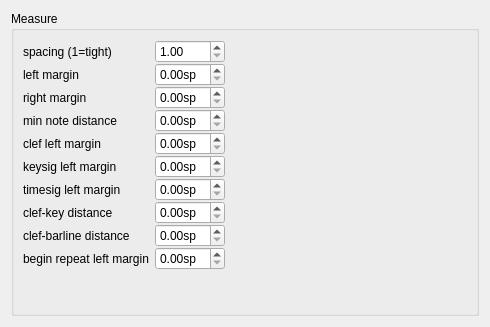
     <widget class="QWidget" name="page3">
      <layout class="QVBoxLayout" name="verticalLayout_4">
       <item>
        <widget class="QGroupBox" name="groupBox_3">
         <property name="title">
          <string>Measure</string>
         </property>
         <property name="flat">
          <bool>true</bool>
         </property>
         <layout class="QGridLayout" name="gridLayout_2">
          <item row="0" column="0">
           <layout class="QFormLayout" name="formLayout_2">
            <property name="fieldGrowthPolicy">
             <enum>QFormLayout::AllNonFixedFieldsGrow</enum>
            </property>
            <property name="verticalSpacing">
             <number>0</number>
            </property>
            <item row="0" column="0">
             <widget class="QLabel" name="label_11">
              <property name="text">
               <string>spacing (1=tight)</string>
              </property>
             </widget>
            </item>
            <item row="0" column="1">
             <widget class="QDoubleSpinBox" name="measureSpacing">
              <property name="sizePolicy">
               <sizepolicy hsizetype="Preferred" vsizetype="Fixed">
                <horstretch>0</horstretch>
                <verstretch>0</verstretch>
               </sizepolicy>
              </property>
              <property name="minimum">
               <double>1.000000000000000</double>
              </property>
             </widget>
            </item>
            <item row="1" column="0">
             <widget class="QLabel" name="label_12">
              <property name="text">
               <string>left margin</string>
              </property>
             </widget>
            </item>
            <item row="1" column="1">
             <widget class="QDoubleSpinBox" name="barNoteDistance">
              <property name="sizePolicy">
               <sizepolicy hsizetype="Preferred" vsizetype="Fixed">
                <horstretch>0</horstretch>
                <verstretch>0</verstretch>
               </sizepolicy>
              </property>
              <property name="suffix">
               <string>sp</string>
              </property>
             </widget>
            </item>
            <item row="2" column="0">
             <widget class="QLabel" name="label_13">
              <property name="text">
               <string>right margin</string>
              </property>
             </widget>
            </item>
            <item row="2" column="1">
             <widget class="QDoubleSpinBox" name="noteBarDistance">
              <property name="sizePolicy">
               <sizepolicy hsizetype="Preferred" vsizetype="Fixed">
                <horstretch>0</horstretch>
                <verstretch>0</verstretch>
               </sizepolicy>
              </property>
              <property name="suffix">
               <string>sp</string>
              </property>
             </widget>
            </item>
            <item row="3" column="0">
             <widget class="QLabel" name="label_14">
              <property name="text">
               <string>min note distance</string>
              </property>
             </widget>
            </item>
            <item row="3" column="1">
             <widget class="QDoubleSpinBox" name="minNoteDistance">
              <property name="sizePolicy">
               <sizepolicy hsizetype="Preferred" vsizetype="Fixed">
                <horstretch>0</horstretch>
                <verstretch>0</verstretch>
               </sizepolicy>
              </property>
              <property name="suffix">
               <string>sp</string>
              </property>
             </widget>
            </item>
            <item row="4" column="0">
             <widget class="QLabel" name="label_18">
              <property name="text">
               <string>clef left margin</string>
              </property>
             </widget>
            </item>
            <item row="4" column="1">
             <widget class="QDoubleSpinBox" name="clefLeftMargin">
              <property name="sizePolicy">
               <sizepolicy hsizetype="Preferred" vsizetype="Fixed">
                <horstretch>0</horstretch>
                <verstretch>0</verstretch>
               </sizepolicy>
              </property>
              <property name="suffix">
               <string>sp</string>
              </property>
             </widget>
            </item>
            <item row="5" column="0">
             <widget class="QLabel" name="label_19">
              <property name="text">
               <string>keysig left margin</string>
              </property>
             </widget>
            </item>
            <item row="5" column="1">
             <widget class="QDoubleSpinBox" name="keysigLeftMargin">
              <property name="sizePolicy">
               <sizepolicy hsizetype="Preferred" vsizetype="Fixed">
                <horstretch>0</horstretch>
                <verstretch>0</verstretch>
               </sizepolicy>
              </property>
              <property name="suffix">
               <string>sp</string>
              </property>
             </widget>
            </item>
            <item row="6" column="0">
             <widget class="QLabel" name="label_20">
              <property name="text">
               <string>timesig left margin</string>
              </property>
             </widget>
            </item>
            <item row="6" column="1">
             <widget class="QDoubleSpinBox" name="timesigLeftMargin">
              <property name="sizePolicy">
               <sizepolicy hsizetype="Preferred" vsizetype="Fixed">
                <horstretch>0</horstretch>
                <verstretch>0</verstretch>
               </sizepolicy>
              </property>
              <property name="suffix">
               <string>sp</string>
              </property>
             </widget>
            </item>
            <item row="7" column="0">
             <widget class="QLabel" name="label_21">
              <property name="text">
               <string>clef-key distance</string>
              </property>
             </widget>
            </item>
            <item row="7" column="1">
             <widget class="QDoubleSpinBox" name="clefKeyRightMargin">
              <property name="sizePolicy">
               <sizepolicy hsizetype="Preferred" vsizetype="Fixed">
                <horstretch>0</horstretch>
                <verstretch>0</verstretch>
               </sizepolicy>
              </property>
              <property name="suffix">
               <string>sp</string>
              </property>
             </widget>
            </item>
            <item row="9" column="0">
             <widget class="QLabel" name="label_17">
              <property name="text">
               <string>begin repeat left margin</string>
              </property>
             </widget>
            </item>
            <item row="9" column="1">
             <widget class="QDoubleSpinBox" name="beginRepeatLeftMargin">
              <property name="sizePolicy">
               <sizepolicy hsizetype="Preferred" vsizetype="Fixed">
                <horstretch>0</horstretch>
                <verstretch>0</verstretch>
               </sizepolicy>
              </property>
              <property name="suffix">
               <string>sp</string>
              </property>
             </widget>
            </item>
            <item row="8" column="0">
             <widget class="QLabel" name="label_53">
              <property name="text">
               <string>clef-barline distance</string>
              </property>
             </widget>
            </item>
            <item row="8" column="1">
             <widget class="QDoubleSpinBox" name="clefBarlineDistance">
              <property name="suffix">
               <string extracomment="spatium unit">sp</string>
              </property>
             </widget>
            </item>
           </layout>
          </item>
          <item row="0" column="1">
           <spacer name="horizontalSpacer">
            <property name="orientation">
             <enum>Qt::Horizontal</enum>
            </property>
            <property name="sizeHint" stdset="0">
             <size>
              <width>242</width>
              <height>20</height>
             </size>
            </property>
           </spacer>
          </item>
          <item row="1" column="0">
           <spacer name="verticalSpacer_4">
            <property name="orientation">
             <enum>Qt::Vertical</enum>
            </property>
            <property name="sizeHint" stdset="0">
             <size>
              <width>20</width>
              <height>34</height>
             </size>
            </property>
           </spacer>
          </item>
         </layout>
        </widget>
       </item>
      </layout>
     </widget>
